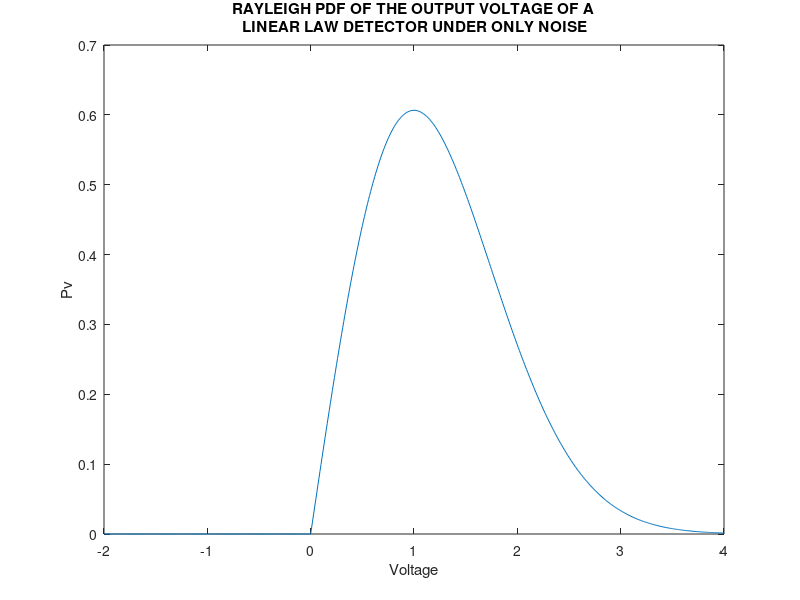

Reproduce this figure in MATLAB. (Note: this script raises an error after producing the figure.)
close all

%% SETUP PARAMETERS
Pfa = 10^-4;
Pd = 0.8:0.005:0.95;
Nt = 100;

%% NOISE VOLTAGE DISTRIBUTION

x = -2:.01:4;   
%standard deviation of noise
var = 1;
std_dev = sqrt(var);
pd = makedist('Normal','Sigma',std_dev);
H0 =  pdf(pd,x);

%% PLOTTING SQUARE LAW DETECTOR RAYLEIGH (RAY PDF, H0)

v2 = raylpdf(x,std_dev); %Richards 3.11 (second referece: 15.19)

figure
plot(x,v2)
xlabel("Voltage")
ylabel("Pv")
title({'RAYLEIGH PDF OF THE OUTPUT VOLTAGE OF A';' LINEAR LAW DETECTOR UNDER ONLY NOISE'})

% threshhold value for rayleigh
T = sqrt(-log(Pfa)*2*var); %Richards 15.47

hold on
xline(T)

%% Rayleigh CDF

v2_cdf = raylcdf(x,var);

figure
plot(x,v2_cdf)
xlabel("voltage at output of square law detector")
ylabel("Pv")
title("rayleigh distribution (cdf) of the output voltage of the square law detector")
hold on
xline(T)

%% APPLYING SWERLING 1

%creating symbolic variable
syms snr

%preallocating memory
SNR = zeros(1, length(Pd));

for i = 1:numel(Pd)
    
    pd = Pd(i);
   
    %solving snr
    eqn = ( pd == exp(log(Pfa)/(1+Nt*snr)));  % Barton 2.46
    
    %saving SNR
    SNR(1,i) = vpasolve(eqn,snr);


end
    
figure
plot(10*log10(SNR),Pd);
title({'ROC GENRATED VIA FIRST PRINCIPLES AND BARTONS METHOD FOR A ';...
    'COHERENTLY INTEGRATED PULSE TRAIN AND SWERLING I TARGET'})
xlabel("SNR (dB)")
ylabel("Pd")















